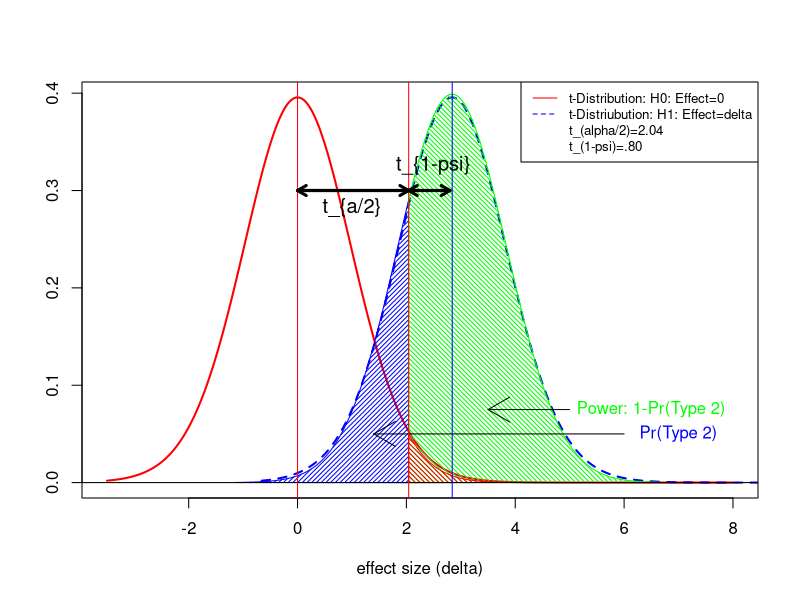

Reproduce this figure in R.

x <- seq(-3.5,8,.01)
h0 <- dt(x,df=30)
h1 <- h0


pdf("powernew.pdf")
plot(x,h0,xlim=c(-3.5,8),type="l",col="red",
lwd=2,xlab="effect size (delta)",ylab="")
lines(x+2.042+.80,h1,lwd=2,col="blue",lty="dashed")


    x = seq(.8,4,by=.01)
    y = dnorm(x)
    x = c(x,.8, .8)-2.84
    y = c(y, 0, dnorm(2.04))
polygon(-x,y, density=30, angle=45,col="blue")

    x = seq(-.8,4,by=.01)
    y = dnorm(x)
    x = c(x,-.8, -.8)+2.84
    y = c(y, 0, dnorm(-.8))
    polygon(x,y, density=30, angle=-45,col="green")


arrows(x1=1.4,x0=6,y0=.05,y1=.05)
text(7,.05,"Pr(Type 2)",col="blue")

arrows(x1=3.5,x0=5,y0=.075,y1=.075)
text(6.5,.075,"Power: 1-Pr(Type 2)",col="green")


    # shade rejection regions
    x = seq(2.042,4,by=.01)
    y = dnorm(x)
    x = c(x,2.04, 2.04)
    y = c(y, 0, dnorm(2.04))
    polygon(x,y, density=30, angle=-45,col="red")




abline(h=0,col="black")
abline(v=2.042,col="red")
abline(v=0,col="red")
abline(v=2.042+.80,col="blue")

legend("topright",legend=c(
"t-Distribution: H0: Effect=0","t-Distriubution: H1: Effect=delta",
"t_(alpha/2)=2.04","t_(1-psi)=.80"),
col=c("red","blue","white","white"),lty=c("solid","dashed"),cex=.8
)


arrows(x1=0,x0=2.04,y0=.3,y1=.3,length=.1,lwd=3)
arrows(x1=2.04,x0=0,y0=.3,y1=.3,length=.1,lwd=3)
text(pos=1,1,.3,"t_{a/2}",col="black",cex=1.2)

arrows(x1=2.04,x0=2.8,y0=.3,y1=.3,length=.1,lwd=3)
arrows(x1=2.8,x0=2.04,y0=.3,y1=.3,length=.1,lwd=3)
text(pos=3,2.5,.31,"t_{1-psi}",col="black",cex=1.2)

dev.off()
